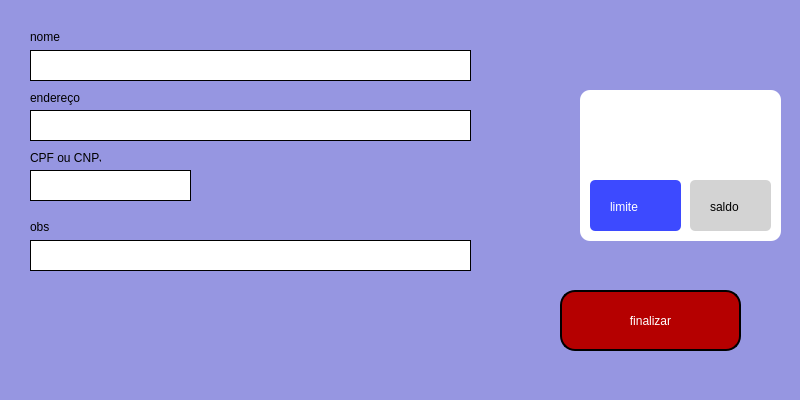
<?xml version="1.0" encoding="UTF-8"?>
<ui version="4.0">
 <class>natas</class>
 <widget class="QDialog" name="natas">
  <property name="geometry">
   <rect>
    <x>0</x>
    <y>0</y>
    <width>800</width>
    <height>400</height>
   </rect>
  </property>
  <property name="minimumSize">
   <size>
    <width>800</width>
    <height>400</height>
   </size>
  </property>
  <property name="maximumSize">
   <size>
    <width>800</width>
    <height>400</height>
   </size>
  </property>
  <property name="windowTitle">
   <string>Dialog</string>
  </property>
  <widget class="QFrame" name="frame">
   <property name="geometry">
    <rect>
     <x>-30</x>
     <y>-40</y>
     <width>971</width>
     <height>481</height>
    </rect>
   </property>
   <property name="styleSheet">
    <string notr="true">background-color: rgb(150, 150, 225);</string>
   </property>
   <property name="frameShape">
    <enum>QFrame::StyledPanel</enum>
   </property>
   <property name="frameShadow">
    <enum>QFrame::Raised</enum>
   </property>
   <widget class="QLineEdit" name="bara_pesquisa_nome">
    <property name="geometry">
     <rect>
      <x>60</x>
      <y>90</y>
      <width>441</width>
      <height>31</height>
     </rect>
    </property>
    <property name="styleSheet">
     <string notr="true">background-color: rgb(255, 255, 255);
border: 0.5px solid black;</string>
    </property>
   </widget>
   <widget class="QLabel" name="label">
    <property name="geometry">
     <rect>
      <x>60</x>
      <y>70</y>
      <width>47</width>
      <height>13</height>
     </rect>
    </property>
    <property name="text">
     <string>nome</string>
    </property>
   </widget>
   <widget class="QFrame" name="frame_2">
    <property name="geometry">
     <rect>
      <x>610</x>
      <y>130</y>
      <width>201</width>
      <height>151</height>
     </rect>
    </property>
    <property name="styleSheet">
     <string notr="true">background-color: rgb(255, 255, 255);
border-radius: 10px;</string>
    </property>
    <property name="frameShape">
     <enum>QFrame::StyledPanel</enum>
    </property>
    <property name="frameShadow">
     <enum>QFrame::Raised</enum>
    </property>
    <widget class="QFrame" name="frame_4">
     <property name="geometry">
      <rect>
       <x>110</x>
       <y>90</y>
       <width>81</width>
       <height>51</height>
      </rect>
     </property>
     <property name="styleSheet">
      <string notr="true">background-color: rgb(211, 211, 211);
border-radius:5px;</string>
     </property>
     <property name="frameShape">
      <enum>QFrame::StyledPanel</enum>
     </property>
     <property name="frameShadow">
      <enum>QFrame::Raised</enum>
     </property>
     <widget class="QLabel" name="saldo">
      <property name="geometry">
       <rect>
        <x>20</x>
        <y>20</y>
        <width>47</width>
        <height>13</height>
       </rect>
      </property>
      <property name="text">
       <string>saldo</string>
      </property>
     </widget>
    </widget>
    <widget class="QFrame" name="frame_3">
     <property name="geometry">
      <rect>
       <x>10</x>
       <y>90</y>
       <width>91</width>
       <height>51</height>
      </rect>
     </property>
     <property name="styleSheet">
      <string notr="true">background-color: rgb(61, 74, 255);
border-radius: 5px;</string>
     </property>
     <property name="frameShape">
      <enum>QFrame::StyledPanel</enum>
     </property>
     <property name="frameShadow">
      <enum>QFrame::Raised</enum>
     </property>
     <widget class="QLabel" name="limite">
      <property name="geometry">
       <rect>
        <x>20</x>
        <y>20</y>
        <width>47</width>
        <height>13</height>
       </rect>
      </property>
      <property name="styleSheet">
       <string notr="true">color: rgb(255, 255, 255);
font: 10pt &quot;MS Shell Dlg 2&quot;;</string>
      </property>
      <property name="text">
       <string>limite</string>
      </property>
     </widget>
    </widget>
   </widget>
   <widget class="QLabel" name="label_2">
    <property name="geometry">
     <rect>
      <x>60</x>
      <y>130</y>
      <width>51</width>
      <height>16</height>
     </rect>
    </property>
    <property name="text">
     <string>endereço</string>
    </property>
   </widget>
   <widget class="QLineEdit" name="endereo">
    <property name="geometry">
     <rect>
      <x>60</x>
      <y>150</y>
      <width>441</width>
      <height>31</height>
     </rect>
    </property>
    <property name="styleSheet">
     <string notr="true">background-color: rgb(255, 255, 255);
border: 0.5px solid black;</string>
    </property>
   </widget>
   <widget class="QLineEdit" name="cpf_cnpj">
    <property name="geometry">
     <rect>
      <x>60</x>
      <y>210</y>
      <width>161</width>
      <height>31</height>
     </rect>
    </property>
    <property name="styleSheet">
     <string notr="true">background-color: rgb(255, 255, 255);
border: 0.5px solid black;</string>
    </property>
   </widget>
   <widget class="QLabel" name="label_3">
    <property name="geometry">
     <rect>
      <x>60</x>
      <y>190</y>
      <width>71</width>
      <height>16</height>
     </rect>
    </property>
    <property name="text">
     <string>CPF ou CNPJ</string>
    </property>
   </widget>
   <widget class="QLineEdit" name="obs">
    <property name="geometry">
     <rect>
      <x>60</x>
      <y>280</y>
      <width>441</width>
      <height>31</height>
     </rect>
    </property>
    <property name="styleSheet">
     <string notr="true">background-color: rgb(255, 255, 255);
border: 0.5px solid black;</string>
    </property>
   </widget>
   <widget class="QLabel" name="label_4">
    <property name="geometry">
     <rect>
      <x>60</x>
      <y>260</y>
      <width>47</width>
      <height>13</height>
     </rect>
    </property>
    <property name="text">
     <string>obs</string>
    </property>
   </widget>
   <widget class="QPushButton" name="pushButton">
    <property name="geometry">
     <rect>
      <x>590</x>
      <y>330</y>
      <width>181</width>
      <height>61</height>
     </rect>
    </property>
    <property name="styleSheet">
     <string notr="true">QPushButton{
	font: 75 11pt &quot;MS Shell Dlg 2&quot;;
	background-color: rgb(181, 0, 0);
	color: rgb(255, 255, 255);
	border-radius: 15px;
	border: 1.5px solid black;
}
QPushButton:hover{
	background-color: rgb(255, 0, 0);
	color: rgb(255, 255,255);
	border-radius: 15px;
}
QPushButton:pressed{
	background-color:rgb(255,255,255);
	color:rgb(255,255,255);
	border-radius: 15px;
}</string>
    </property>
    <property name="text">
     <string>finalizar</string>
    </property>
   </widget>
  </widget>
 </widget>
 <resources/>
 <connections/>
</ui>
